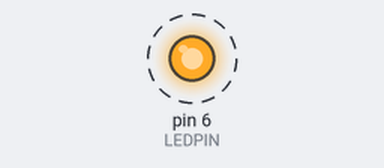
The sketch below on a simulated Arduino Uno, built with avr-gcc and run on an emulated ATmega328P. Parts: output pins drawn as LEDs (lit = HIGH). Dashed ring = blinking.

Above: at 0.5 s.
Timing chart, 0 to 4.6 s (numbered marks = the images above):
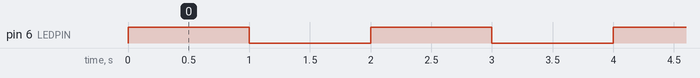

Measured:
- by itself, pin 6 (LEDPIN): alternates HIGH for 1.0 s and LOW for 1.0 s

The sketch:

Sample01_LChika.ino
```cpp
#define LEDPIN 6

void setup(){
  pinMode(LEDPIN, OUTPUT);
}

void loop(){
  digitalWrite(LEDPIN,HIGH);
  delay(1000);
  digitalWrite(LEDPIN,LOW);
  delay(1000);
}
```
